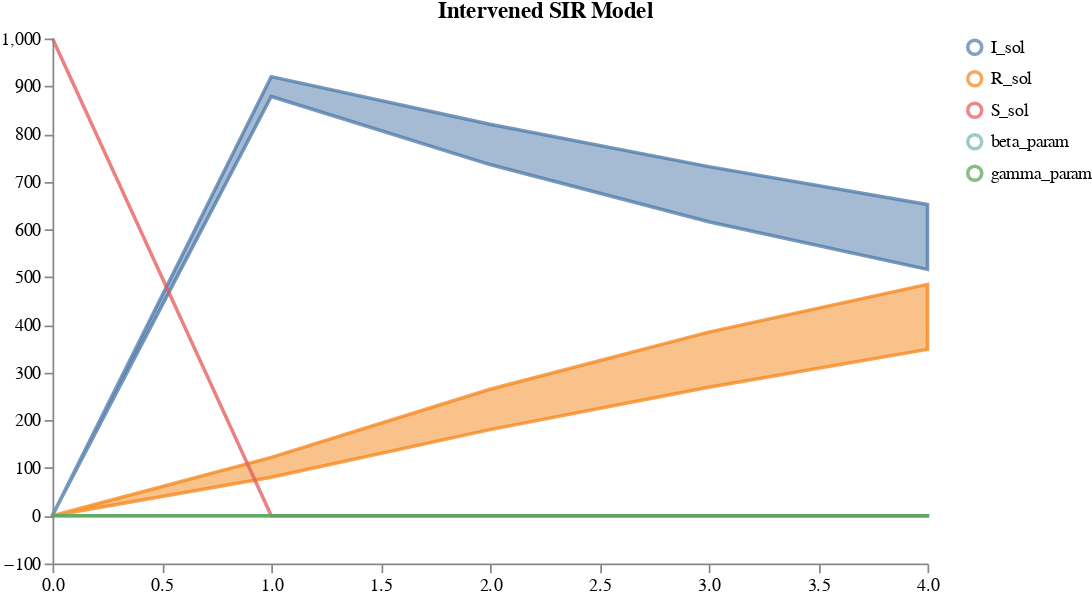

Source (notebook cell):
### Code cell
plots.ipy_display(result["visual"])

### Figure 1 — Vega specification as saved in the notebook (floating-point values rounded to 4 significant figures)
{"$schema": "https://vega.github.io/schema/vega/v5.json", "axes": [{"name": "x_axis", "orient": "bottom", "scale": "xscale", "zindex": 100}, {"name": "y_axis", "orient": "left", "scale": "yscale", "zindex": 100}], "data": [{"name": "distributions", "values": [{"lower": 1, "timepoint": 0, "trajectory": "I_sol", "upper": 1}, {"lower": 878.5, "timepoint": 1, "trajectory": "I_sol", "upper": 920.1}, {"lower": 735.9, "timepoint": 2, "trajectory": "I_sol", "upper": 820.5}, {"lower": 616.2, "timepoint": 3, "trajectory": "I_sol", "upper": 731.6}, {"lower": 516.1, "timepoint": 4, "trajectory": "I_sol", "upper": 652.3}, {"lower": 1.146e-11, "timepoint": 0, "trajectory": "R_sol", "upper": 1.771e-11}, {"lower": 80.88, "timepoint": 1, "trajectory": "R_sol", "upper": 122.5}, {"lower": 180.5, "timepoint": 2, "trajectory": "R_sol", "upper": 265.1}, {"lower": 269.4, "timepoint": 3, "trajectory": "R_sol", "upper": 384.8}, {"lower": 348.7, "timepoint": 4, "trajectory": "R_sol", "upper": 484.9}, {"lower": 1000, "timepoint": 0, "trajectory": "S_sol", "upper": 1000}, {"lower": 3.023e-06, "timepoint": 1, "trajectory": "S_sol", "upper": 1.558e-05}, {"lower": -4.858e-10, "timepoint": 2, "trajectory": "S_sol", "upper": 8.605e-10}, {"lower": -6.532e-10, "timepoint": 3, "trajectory": "S_sol", "upper": 9.918e-10}, {"lower": -6.076e-10, "timepoint": 4, "trajectory": "S_sol", "upper": 1.056e-09}, {"lower": 0.02602, "timepoint": 0, "trajectory": "beta_param", "upper": 0.02773}, {"lower": 0.02602, "timepoint": 1, "trajectory": "beta_param", "upper": 0.02773}, {"lower": 0.02602, "timepoint": 2, "trajectory": "beta_param", "upper": 0.02773}, {"lower": 0.02602, "timepoint": 3, "trajectory": "beta_param", "upper": 0.02773}, {"lower": 0.02602, "timepoint": 4, "trajectory": "beta_param", "upper": 0.02773}, {"lower": 0.1146, "timepoint": 0, "trajectory": "gamma_param", "upper": 0.1771}, {"lower": 0.1146, "timepoint": 1, "trajectory": "gamma_param", "upper": 0.1771}, {"lower": 0.1146, "timepoint": 2, "trajectory": "gamma_param", "upper": 0.1771}, {"lower": 0.1146, "timepoint": 3, "trajectory": "gamma_param", "upper": 0.1771}, {"lower": 0.1146, "timepoint": 4, "trajectory": "gamma_param", "upper": 0.1771}]}, {"name": "traces", "transform": [{"expr": "isValid(datum.value)", "type": "filter"}], "values": []}, {"name": "points", "values": []}, {"name": "markers", "values": []}, {"name": "selected", "on": [{"remove": true, "trigger": "clear"}, {"remove": true, "trigger": "!shift"}, {"insert": "clicked", "trigger": "!shift && clicked"}, {"toggle": "clicked", "trigger": "shift && clicked"}]}], "height": 300, "legends": [{"encode": {"labels": {"interactive": true, "name": "legendLabel", "update": {"opacity": [{"test": "!length(data('selected')) || indata('selected', 'value', datum.value)", "value": 1}, {"value": 0.25}]}}, "symbols": {"interactive": true, "name": "legendSymbol", "update": {"fill": {"value": "transparent"}, "opacity": [{"test": "!length(data('selected')) || indata('selected', 'value', datum.value)", "value": 0.7}, {"value": 0.15}], "size": {"value": 64}, "strokeWidth": {"value": 2}}}}, "name": "color_legend", "stroke": "color"}], "marks": [{"from": {"facet": {"data": "points", "groupby": "trajectory", "name": "points_split"}}, "marks": [{"encode": {"hover": {"fillOpacity": {"value": 0.9}}, "update": {"fill": {"field": "trajectory", "scale": "color"}, "fillOpacity": [{"test": "!length(data('selected')) || indata('selected', 'value', datum.trajectory)", "value": 0.5}, {"value": 0.15}], "size": {"value": 10}, "stroke": {"field": "trajectory", "scale": "color"}, "strokeOpacity": [{"test": "!length(data('selected')) || indata('selected', 'value', datum.trajectory)", "value": 0.75}, {"value": 0.15}], "strokeWidth": {"value": 2}, "tooltip": {"field": "value"}, "x": {"field": "timepoint", "scale": "xscale"}, "y": {"field": "value", "scale": "yscale"}}}, "from": {"data": "points"}, "name": "_points_symbol", "type": "symbol", "zindex": 3}, {"encode": {"hover": {"fillOpacity": {"value": 0.9}}, "update": {"interpolate": {"value": "linear"}, "stroke": {"field": "trajectory", "scale": "color"}, "strokeOpacity": [{"test": "!length(data('selected')) || indata('selected', 'value', datum.trajectory)", "value": 0.3}, {"value": 0.1}], "strokeWidth": {"value": 2}, "x": {"field": "timepoint", "scale": "xscale"}, "y": {"field": "value", "scale": "yscale"}}}, "from": {"data": "points"}, "name": "_points_line", "type": "line", "zindex": 3}], "name": "_points", "type": "group", "zindex": 3}, {"from": {"facet": {"data": "traces", "groupby": "trajectory", "name": "traces_split"}}, "marks": [{"encode": {"hover": {"fillOpacity": {"value": 0.9}}, "update": {"interpolate": {"value": "linear"}, "stroke": {"field": "trajectory", "scale": "color"}, "strokeOpacity": [{"test": "!length(data('selected')) || indata('selected', 'value', datum.trajectory)", "value": 0.75}, {"value": 0.15}], "strokeWidth": {"value": 2}, "x": {"field": "timepoint", "scale": "xscale"}, "y": {"field": "value", "scale": "yscale"}}}, "from": {"data": "traces_split"}, "name": "_traces_lines", "type": "line"}], "name": "_traces", "type": "group", "zindex": 2}, {"from": {"facet": {"data": "distributions", "groupby": "trajectory", "name": "trajectory_split"}}, "marks": [{"encode": {"hover": {"fillOpacity": {"value": 0.9}}, "update": {"fill": {"field": "trajectory", "scale": "color"}, "fillOpacity": [{"test": "!length(data('selected')) || indata('selected', 'value', datum.trajectory)", "value": 0.5}, {"value": 0.15}], "interpolate": {"value": "linear"}, "stroke": {"field": "trajectory", "scale": "color"}, "strokeOpacity": [{"test": "!length(data('selected')) || indata('selected', 'value', datum.trajectory)", "value": 0.75}, {"value": 0.15}], "strokeWidth": {"value": 2}, "x": {"field": "timepoint", "scale": "xscale"}, "y": {"field": "upper", "scale": "yscale"}, "y2": {"field": "lower", "scale": "yscale"}}}, "from": {"data": "trajectory_split"}, "type": "area"}], "name": "_distributions", "type": "group", "zindex": 1}, {"marks": [{"encode": {"enter": {"stroke": {"value": "lightgray"}}, "update": {"opacity": {"value": 1}, "x": {"field": "timepoint", "scale": "xscale"}, "y": {"signal": "height"}, "y2": {"value": 0}}}, "from": {"data": "markers"}, "name": "_marker text", "type": "rule"}, {"encode": {"enter": {"fontSize": {"value": 8}, "text": {"field": "datum.label"}, "y": {"value": 0}}}, "from": {"data": "_marker text"}, "name": "_marker flags", "transform": [{"as": ["x", "_y", "opacity", "align", "baseline"], "lineAnchor": "start", "offset": [1], "size": {"signal": "[width, height]"}, "type": "label"}], "type": "text"}], "name": "_markers", "type": "group"}], "scales": [{"domain": {"fields": [{"data": "distributions", "field": "timepoint"}, {"data": "traces", "field": "timepoint"}, {"data": "points", "field": "timepoint"}, {"data": "markers", "field": "timepoint"}]}, "name": "xscale", "range": "width", "type": "linear", "zero": false}, {"domain": {"fields": [{"data": "distributions", "field": "lower"}, {"data": "distributions", "field": "upper"}, {"data": "traces", "field": "value"}, {"data": "points", "field": "value"}]}, "name": "yscale", "nice": true, "range": "height", "type": "linear", "zero": true}, {"domain": {"fields": [{"data": "distributions", "field": "trajectory"}, {"data": "traces", "field": "trajectory"}, {"data": "points", "field": "trajectory"}]}, "name": "color", "range": "category", "type": "ordinal"}], "signals": [{"name": "clear", "on": [{"events": "mouseup[!event.item]", "force": true, "update": "true"}], "value": true}, {"name": "shift", "on": [{"events": "@legendSymbol:click, @legendLabel:click", "force": true, "update": "event.shiftKey"}], "value": false}, {"name": "clicked", "on": [{"events": "@legendSymbol:click, @legendLabel:click", "force": true, "update": "{value: datum.value}"}], "value": null}], "title": "Intervened SIR Model", "width": 500}
